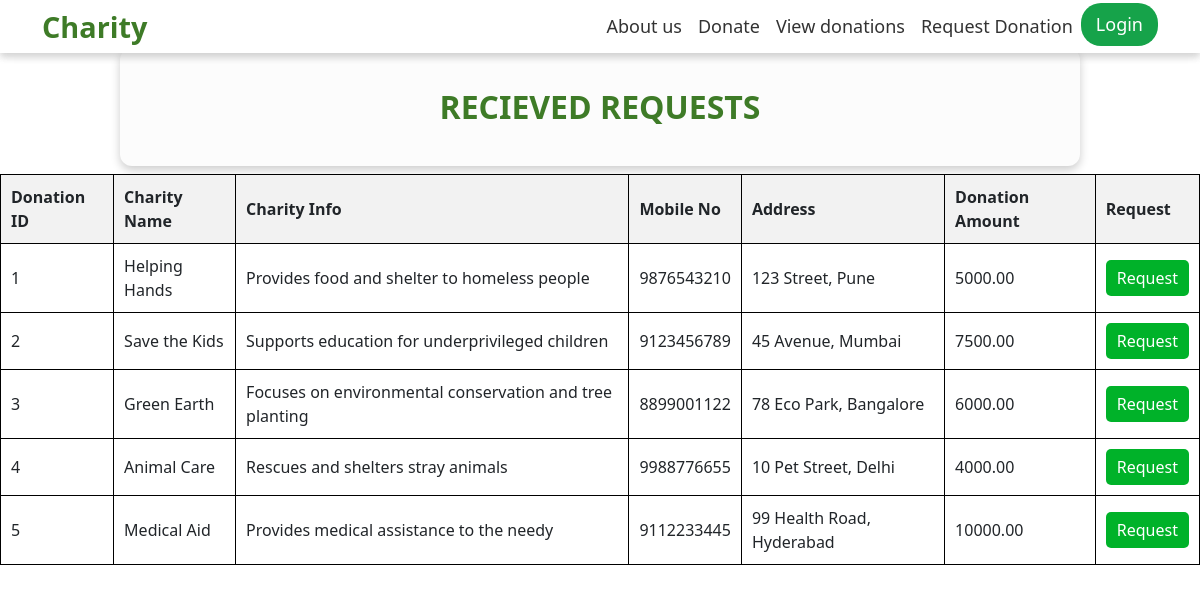
The app's page /assets/html/showdonations.php with its own data.
### tables this page shows
CREATE TABLE Donations (
    donation_id INT AUTO_INCREMENT PRIMARY KEY,
    charity_name VARCHAR(255) NOT NULL,
    charity_info TEXT,
    mobile_no VARCHAR(15) NOT NULL,
    address TEXT NOT NULL,
    donation_amount DECIMAL(10,2) NOT NULL,
    request_button VARCHAR(255) DEFAULT 'http://localhost/charity-website/assets/html/assets/html/request.php'
);

### assets/html/showdonations.php (the view, shortened to what this page needs)
<!DOCTYPE html>
<html lang="en">
<head>
    <link href="https://cdn.jsdelivr.net/npm/bootstrap@5.1.3/dist/css/bootstrap.min.css" rel="stylesheet">
    <link rel="stylesheet" href="../css/styles.css">
</head>
<body>
    <nav id="#navbar" class="navbar navbar-expand-lg bg-white py-0 fixed-top">
        <div class="container">
            <a href="" class="navbar-brand text-dark logo">
            </a>
            <div class="collapse navbar-collapse" id="navmenu">
                <ul class="navbar-nav ms-auto">
                    <li class="nav-item">
                        <a href="assets/html/about.php" class="nav-link">About us</a>
                    </li>
                    <li class="nav-item hov">
                        <a href="assets/html/donateEdu.php" class="nav-link">Donate</a>
                    </li>
                    <li class="nav-item hov">
                        <a href="showdonations.php" class="nav-link">View donations</a>
                    </li>
                    <li class="nav-item">
                        <a href="request.php" class="nav-link">Request Donation</a>
                    </li>
                    <li class="nav-item">
                    <?php if (isset($_SESSION['user_id'])): ?>
                        <a href="assets/html/logout.php" class="nav-link"
                        style="border-radius: 20px;color: white !important; background-color: #DC2626; padding: 8px 15px; text-align: center; text-decoration: none; display: inline-block;">
                            Logout
                        </a>
                    <?php else: ?>
                        <a href="assets/html/login.php" class="nav-link"
                        style="border-radius: 20px;color: white !important; background-color: #16A34A; padding: 8px 15px; text-align: center; text-decoration: none; display: inline-block;">
                        </a>
                    <?php endif; ?>
                    </li>
                </ul>
        </div>
    </nav>  <nav id="#navbar" class="navbar navbar-expand-lg bg-white py-0 fixed-top">
        <div class="container">
            <a href="#" class="navbar-brand text-dark logo">
                Charity
            </a>
            <div class="collapse navbar-collapse" id="navmenu">
                <ul class="navbar-nav ms-auto">
                    <li class="nav-item">
                        <a href="about.php" class="nav-link">About us</a>
                    </li>
                    <li class="nav-item hov">
                        <a href="donateEdu.php" class="nav-link">Donate</a>
                    </li>
                    <li class="nav-item hov">
                        <a href="showdonations.php" class="nav-link">View donations</a>
                    </li>
                    <li class="nav-item">
                        <a href="request.php" class="nav-link">Request Donation</a>
                    </li>
                    <li class="nav-item">
                    <?php if (isset($_SESSION['user_id'])): ?>
                        <a href="logout.php" class="nav-link"
                        style="border-radius: 20px;color: white !important; background-color: #DC2626; padding: 8px 15px; text-align: center; text-decoration: none; display: inline-block;">
                            Logout
                        </a>
                    <?php else: ?>
                        <a href="login.php" class="nav-link"
                        style="border-radius: 20px;color: white !important; background-color: #16A34A; padding: 8px 15px; text-align: center; text-decoration: none; display: inline-block;">
                            Login
                        </a>
                    <?php endif; ?>
                    </li>
                </ul>
            </div>
        </div>
    </nav>
    <h2 class="text-center mt-5" style="color:#3E7B27;">Recieved Requests</h2>
    <?php
$servername = "localhost";
$username = "root";
$password = "";
$database = "charity";
$conn = new mysqli($servername, $username, $password, $database);
$sql = "SELECT * FROM Donations";
$result = $conn->query($sql);
?>
<table>
    <tr>
        <th>Donation ID</th>
        <th>Charity Name</th>
        <th>Charity Info</th>
        <th>Mobile No</th>
        <th>Address</th>
        <th>Donation Amount</th>
        <th>Request</th>
    </tr>
    <?php
    if ($result->num_rows > 0) {
        while ($row = $result->fetch_assoc()) {
            echo "<tr>
                    <td>{$row['donation_id']}</td>
                    <td>{$row['charity_name']}</td>
                    <td>{$row['charity_info']}</td>
                    <td>{$row['mobile_no']}</td>
                    <td>{$row['address']}</td>
                    <td>{$row['donation_amount']}</td>
                    <td><a href='request.php' class='btn' target='_blank'>Request</a></td>
                  </tr>";
        }
    } else {
        echo "<tr><td colspan='7'>No records found</td></tr>";
    }
    ?>
</table>
</body>
</html>

### assets/css/styles.css (style rules this page uses)
.navbar { box-shadow: 0 4px 8px rgba(0, 0, 0, 0.1); transition: all 0.3s ease-in-out; }
.navbar-brand { font-size: 1.8rem; font-weight: bold; color: #3E7B27 !important; }
.navbar-nav .nav-link { font-size: 1.1rem; font-weight: 500; color: #333 !important; padding: 10px 15px; transition: color 0.3s, transform 0.2s; }
.nav-item.hov { position: relative; }
.mt-5 { margin-top: 50px; padding: 40px; background: rgb(252, 252, 252); border-radius: 12px; box-shadow: 0 4px 10px rgba(0, 0, 0, 0.2); text-align: center; max-width: 80%; margin-left: auto; margin-right: auto; }
.navbar { box-shadow: 0 4px 8px rgba(0, 0, 0, 0.1); }
.navbar-nav .nav-link { font-size: 18px; padding: 10px 15px; transition: color 0.3s; }
h2 { font-size: 32px; font-weight: bold; text-transform: uppercase; text-align: center; margin-top: 50px; color: #3E7B27; }

### assets/html/showdonations.php (style rules this page uses)
table { width: 100%; border-collapse: collapse; }
th, td { border: 1px solid black; padding: 10px; text-align: left; }
th { background-color: #f2f2f2; }
.btn { padding: 5px 10px; background-color:rgb(0, 178, 41); color: white; text-decoration: none; border-radius: 5px; display: inline-block; }

### records on screen
donations: donation_id "1", charity_name "Helping Hands", charity_info "Provides food and shelter to homeless people", mobile_no "9876543210", address "123 Street, Pune", donation_amount "5000.00"
donations: donation_id "2", charity_name "Save the Kids", charity_info "Supports education for underprivileged children", mobile_no "9123456789", address "45 Avenue, Mumbai", donation_amount "7500.00"
donations: donation_id "3", charity_name "Green Earth", charity_info "Focuses on environmental conservation and tree planting", mobile_no "8899001122", address "78 Eco Park, Bangalore", donation_amount "6000.00"
donations: donation_id "4", charity_name "Animal Care", charity_info "Rescues and shelters stray animals", mobile_no "9988776655", address "10 Pet Street, Delhi", donation_amount "4000.00"
donations: donation_id "5", charity_name "Medical Aid", charity_info "Provides medical assistance to the needy", mobile_no "9112233445", address "99 Health Road, Hyderabad", donation_amount "10000.00"
